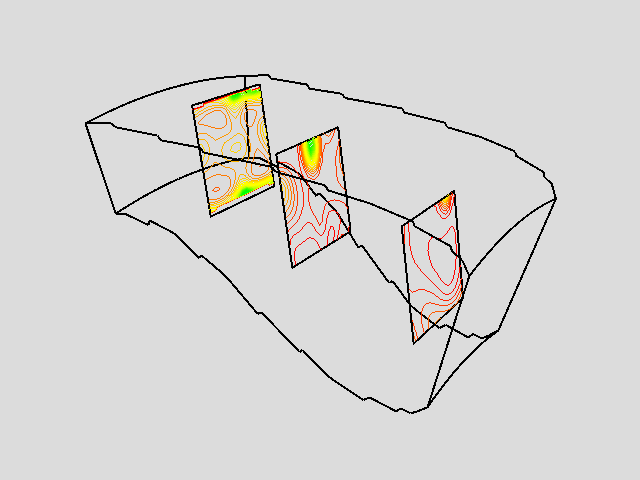

This figure's Python source:
#!/usr/bin/env python

# Probe a combustor dataset with three planes and contour the resampled scalars.

import os
from pathlib import Path

# Factory overrides: importing these modules registers the OpenGL rendering
# and interaction style implementations for vtkRenderingCore factory classes.
import vtkmodules.vtkInteractionStyle  # noqa: F401
import vtkmodules.vtkRenderingOpenGL2  # noqa: F401

# VTK pipeline classes used in this example
from vtkmodules.vtkCommonTransforms import vtkTransform
from vtkmodules.vtkFiltersCore import (
    vtkAppendPolyData,
    vtkContourFilter,
    vtkProbeFilter,
    vtkStructuredGridOutlineFilter,
)
from vtkmodules.vtkFiltersGeneral import vtkTransformPolyDataFilter
from vtkmodules.vtkFiltersModeling import vtkOutlineFilter
from vtkmodules.vtkFiltersSources import vtkPlaneSource
from vtkmodules.vtkIOParallel import vtkMultiBlockPLOT3DReader
from vtkmodules.vtkRenderingCore import (
    vtkActor,
    vtkPolyDataMapper,
    vtkRenderWindow,
    vtkRenderWindowInteractor,
    vtkRenderer,
)

# Colors (normalized RGB)
gainsboro = (0.863, 0.863, 0.863)
black = (0.0, 0.0, 0.0)

# Data directory
data_dir = Path(os.environ.get("VPE_DATA_DIR", Path(__file__).parent))

# Reader: load PLOT3D combustor dataset
pl3d = vtkMultiBlockPLOT3DReader()
pl3d.SetXYZFileName(str(data_dir / "combxyz.bin"))
pl3d.SetQFileName(str(data_dir / "combq.bin"))
pl3d.SetScalarFunctionNumber(100)
pl3d.SetVectorFunctionNumber(202)
pl3d.Update()

sg = pl3d.GetOutput().GetBlock(0)
scalar_range = sg.GetScalarRange()

# Source: shared plane geometry for probing
plane = vtkPlaneSource()
plane.SetResolution(50, 50)

# Transform/Filter: probe plane 0 at (3.7, 0.0, 28.37)
xform_0 = vtkTransform()
xform_0.Translate(3.7, 0.0, 28.37)
xform_0.Scale(5, 5, 5)
xform_0.RotateY(90)

tpd_0 = vtkTransformPolyDataFilter()
tpd_0.SetInputConnection(plane.GetOutputPort())
tpd_0.SetTransform(xform_0)

out_0 = vtkOutlineFilter()
out_0.SetInputConnection(tpd_0.GetOutputPort())

out_mapper_0 = vtkPolyDataMapper()
out_mapper_0.SetInputConnection(out_0.GetOutputPort())

out_actor_0 = vtkActor()
out_actor_0.SetMapper(out_mapper_0)
out_actor_0.GetProperty().SetColor(black)
out_actor_0.GetProperty().SetLineWidth(2.0)

# Transform/Filter: probe plane 1 at (9.2, 0.0, 31.20)
xform_1 = vtkTransform()
xform_1.Translate(9.2, 0.0, 31.20)
xform_1.Scale(5, 5, 5)
xform_1.RotateY(90)

tpd_1 = vtkTransformPolyDataFilter()
tpd_1.SetInputConnection(plane.GetOutputPort())
tpd_1.SetTransform(xform_1)

out_1 = vtkOutlineFilter()
out_1.SetInputConnection(tpd_1.GetOutputPort())

out_mapper_1 = vtkPolyDataMapper()
out_mapper_1.SetInputConnection(out_1.GetOutputPort())

out_actor_1 = vtkActor()
out_actor_1.SetMapper(out_mapper_1)
out_actor_1.GetProperty().SetColor(black)
out_actor_1.GetProperty().SetLineWidth(2.0)

# Transform/Filter: probe plane 2 at (13.27, 0.0, 33.30)
xform_2 = vtkTransform()
xform_2.Translate(13.27, 0.0, 33.30)
xform_2.Scale(5, 5, 5)
xform_2.RotateY(90)

tpd_2 = vtkTransformPolyDataFilter()
tpd_2.SetInputConnection(plane.GetOutputPort())
tpd_2.SetTransform(xform_2)

out_2 = vtkOutlineFilter()
out_2.SetInputConnection(tpd_2.GetOutputPort())

out_mapper_2 = vtkPolyDataMapper()
out_mapper_2.SetInputConnection(out_2.GetOutputPort())

out_actor_2 = vtkActor()
out_actor_2.SetMapper(out_mapper_2)
out_actor_2.GetProperty().SetColor(black)
out_actor_2.GetProperty().SetLineWidth(2.0)

# Filter: append the three transformed planes
append = vtkAppendPolyData()
append.AddInputConnection(tpd_0.GetOutputPort())
append.AddInputConnection(tpd_1.GetOutputPort())
append.AddInputConnection(tpd_2.GetOutputPort())

# Filter: probe the combustor with the three planes
probe = vtkProbeFilter()
probe.SetInputConnection(append.GetOutputPort())
probe.SetSourceData(sg)

# Filter: contour the probed data
contour = vtkContourFilter()
contour.SetInputConnection(probe.GetOutputPort())
contour.GenerateValues(50, scalar_range)

contour_mapper = vtkPolyDataMapper()
contour_mapper.SetInputConnection(contour.GetOutputPort())
contour_mapper.SetScalarRange(scalar_range)

contour_actor = vtkActor()
contour_actor.SetMapper(contour_mapper)

# Filter: outline around the structured grid
outline = vtkStructuredGridOutlineFilter()
outline.SetInputData(sg)

outline_mapper = vtkPolyDataMapper()
outline_mapper.SetInputConnection(outline.GetOutputPort())

outline_actor = vtkActor()
outline_actor.SetMapper(outline_mapper)
outline_actor.GetProperty().SetColor(black)
outline_actor.GetProperty().SetLineWidth(2.0)

# Renderer: assemble the scene
renderer = vtkRenderer()
renderer.AddActor(outline_actor)
renderer.AddActor(contour_actor)
renderer.AddActor(out_actor_0)
renderer.AddActor(out_actor_1)
renderer.AddActor(out_actor_2)
renderer.SetBackground(gainsboro)

# Window: display the rendered scene
render_window = vtkRenderWindow()
render_window.AddRenderer(renderer)
render_window.SetWindowName("probe combustor")
render_window.SetMultiSamples(0)
render_window.SetSize(640, 480)

# Scene: configure camera
renderer.ResetCamera()
renderer.GetActiveCamera().SetClippingRange(3.95297, 50)
renderer.GetActiveCamera().SetFocalPoint(8.88908, 0.595038, 29.3342)
renderer.GetActiveCamera().SetPosition(-12.3332, 31.7479, 41.2387)
renderer.GetActiveCamera().SetViewUp(0.060772, -0.319905, 0.945498)

# Interactor: handle mouse and keyboard events
render_window_interactor = vtkRenderWindowInteractor()
render_window_interactor.SetRenderWindow(render_window)

# Launch the interactive visualization
render_window_interactor.Initialize()
render_window_interactor.Start()
